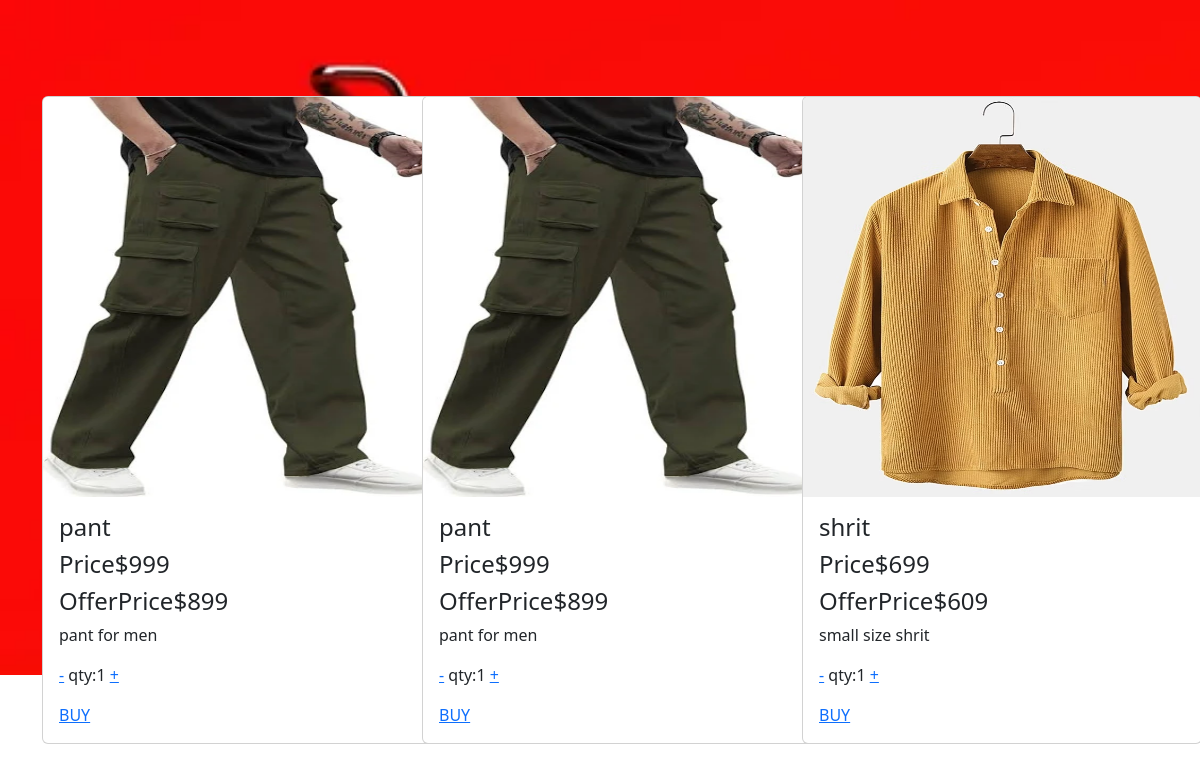
Page /viewcart (signed in) on the earlier database version.
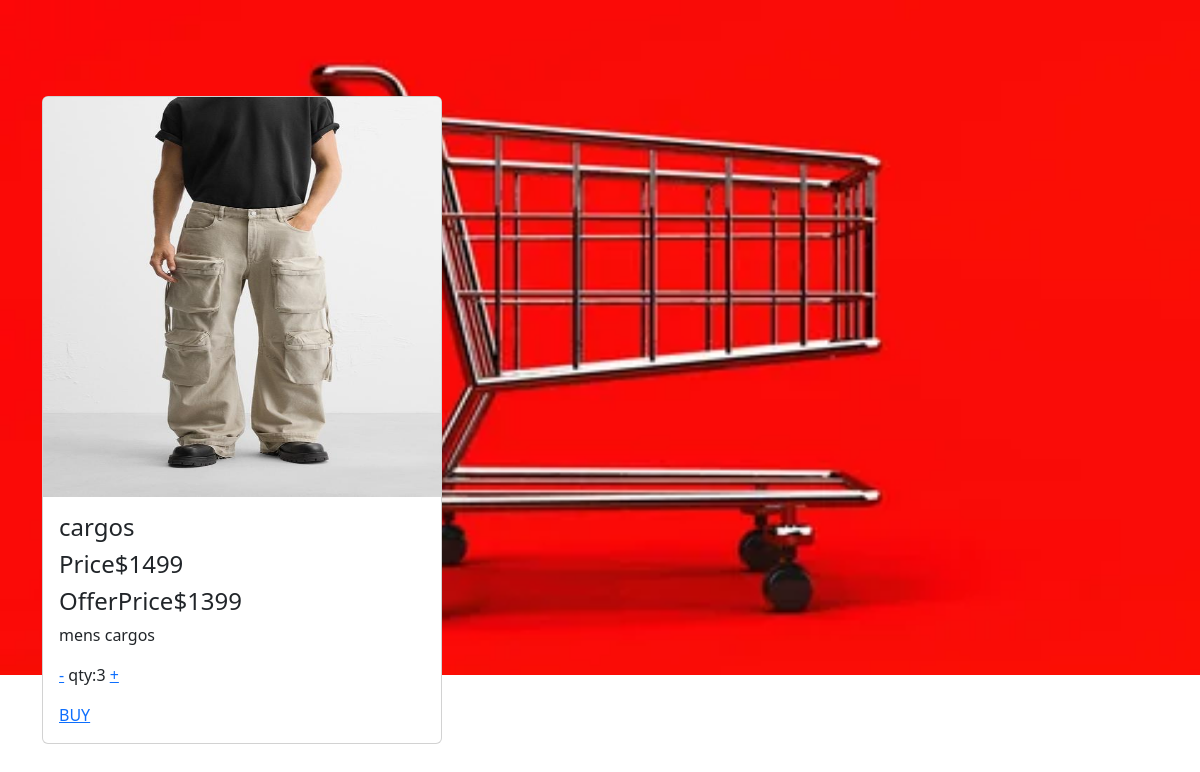
Same page on the later database version.
### eapp/models.py (models this page shows)
class Cart(models.Model):
    pro=models.ForeignKey(Product,on_delete=models.CASCADE)
    user=models.ForeignKey(User,on_delete=models.CASCADE)
    qty=models.IntegerField()

class Product(models.Model):
    pid=models.TextField()
    name=models.TextField()
    dis=models.TextField()
    price=models.IntegerField()
    offer_price=models.IntegerField()
    stock=models.IntegerField()
    img=models.FileField()

### eapp/views.py (the view)
# urls.py: path('viewcart',views.view_cart),
def view_cart(req):
    user=User.objects.get(username=req.session['user'])
    data=Cart.objects.filter(user=user)
    return render(req,'user/cart.html',{'cart':data})

### templates/user/cart.html (shortened to what this page needs)
<!DOCTYPE html>
<html lang="en">
<head>
    {% load static %}
    <link rel="stylesheet" href="{%static 'cart.css' %}">
    <link href="https://cdn.jsdelivr.net/npm/bootstrap@5.3.3/dist/css/bootstrap.min.css" rel="stylesheet">
</head>
<body style="background-image: url('static/cartbg.webp');">
    <div class="container mt-5">
        <div class="row">
            {% for i in cart %}
            <div class="col-lg-4">
                <div class="card mt-5" style="width:400px">
                    <img class="card-img-top" src="{{i.pro.img.url}}" alt="Card image"
                        style="width:100%; height:400px;">
                    <div class="card-body">
                        <h4 class="card-title">{{i.pro.name}}</h4>
                        <h4 class="card-title">Price${{i.pro.price}}</h4>
                        <h4 class="card-title">OfferPrice${{i.pro.offer_price}}</h4>
                        <p class="card-text">{{i.pro.dis}}</p>
                        <p> <a href="decr/{{i.pk}}">-</a> qty:{{i.qty}} <a href="incr/{{i.pk}}">+</a></p>
                        <a href="../cart_buy/{{i.pk}}">BUY</a>
                    </div>
                </div>
            </div>
            {% endfor %}
        </div>
    </div>
</body>
</html>

Differences in the rows shown:
removed Cart: pro.img (picture), pro.name "pant", pro.price "999", pro.offer_price "899", pro.dis "pant for men", qty "1"
removed Cart: pro.img (picture), pro.name "pant", pro.price "999", pro.offer_price "899", pro.dis "pant for men", qty "1"
removed Cart: pro.img (picture), pro.name "shrit", pro.price "699", pro.offer_price "609", pro.dis "small size shrit", qty "1"
added Cart: pro.img (picture), pro.name "cargos", pro.price "1499", pro.offer_price "1399", pro.dis "mens cargos", qty "3"
